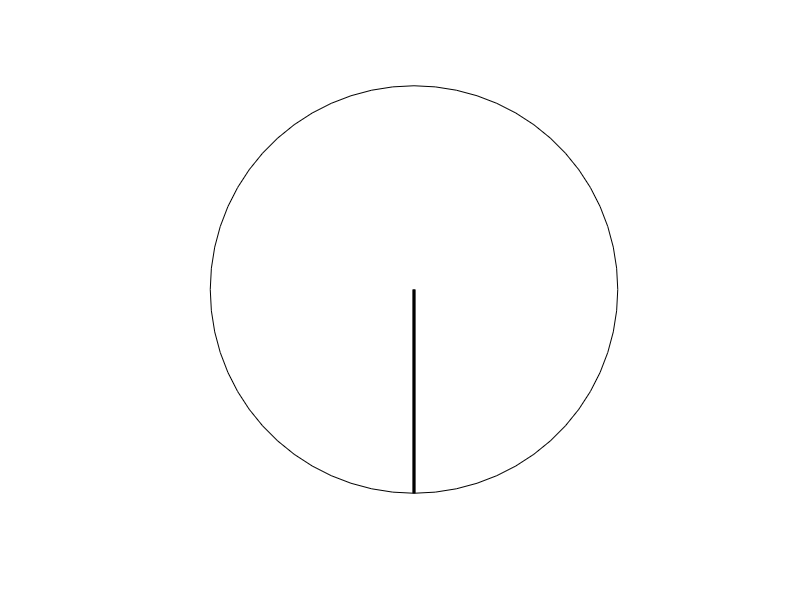

The MATLAB script that drew this image: (Note: this script raises an error after producing the figure.)
clc;clear all;
R = 30;
figure;
pause(2);
axis('equal');
axis([-R,R,-R,R])
axis off;
set(gcf,'Color',[1 1 1]);
hold on;

arms = 40;
maxAngle = 0;
% plot([0 0],[0 25],'Color',[0 0 0],'LineWidth',5);
plot([0 25*cos(maxAngle-0.5*pi)],[0 25*sin(maxAngle-0.5*pi)],'Color',[0 0 0],'LineWidth',2);
plot([0 -25*cos(maxAngle-0.5*pi)],[0 25*sin(maxAngle-0.5*pi)],'Color',[0 0 0],'LineWidth',2);

rectangle('Position',[-25,-25,50,50],'Curvature',1);
for i=1:arms
    x(i,1) = 0;
    y(i,1) = 0;
    rad(i) = 20*(i/arms);
    x(i,2) = 0;
    y(i,2) = rad(i);
    d(i) = 2;
    speed(i) = i/360;
    theta(i)=1*pi/2;
    color{i} = [0.5-0.5*i/arms 0.5-0.5*i/arms 1];
end

[y, Fs] = audioread('stone.mp3');
index = 0;
dT = 10*(pi/180)/(2*pi*speed(arms));

for time=1:dT:360
    index = index + 1;
    i=arms;
    theta(i) = theta(i)+2*pi*speed(i)*dT;
    if (theta(i)<(-0.5*pi-maxAngle))
        speed(i) = -speed(i);
        theta(i) = (-0.5*pi-maxAngle) + (-theta(i)+(-0.5*pi-maxAngle));
%         sound(y,Fs);
    end
    if (theta(i)>(1.5*pi+maxAngle))
        speed(i) = -speed(i);
        theta(i) = (1.5*pi+maxAngle) - (-(1.5*pi+maxAngle)+theta(i));
%         sound(y,Fs);
    end
    for i=arms:-1:1
        x(i,2) = rad(i)*cos(theta(i));
        y(i,2) = rad(i)*sin(theta(i));
        arm(i)=plot([x(i,1) x(i,2)],[y(i,1) y(i,2)],'color',color{i},'LineWidth',1);
        px(i) = x(i,2)-d(i)/2;
        py(i) = y(i,2)-d(i)/2;
        rec(i)=rectangle('Position',[px(i) py(i) d(i) d(i)], 'Curvature', [1 1],'FaceColor',color{i},'EdgeColor',color{i});
    end 
     saveas(gcf,['Plot' num2str(index) '.png'])
     pause(0.000001);
     
     for i=1:(arms-1)
        theta(i) = theta(i+1);
    end

   
    for i=1:arms
        delete(arm(i));
        delete(rec(i));
%         set(arm(i),'Visible','off');
%         set(rec(i),'Visible','off');
    end
end